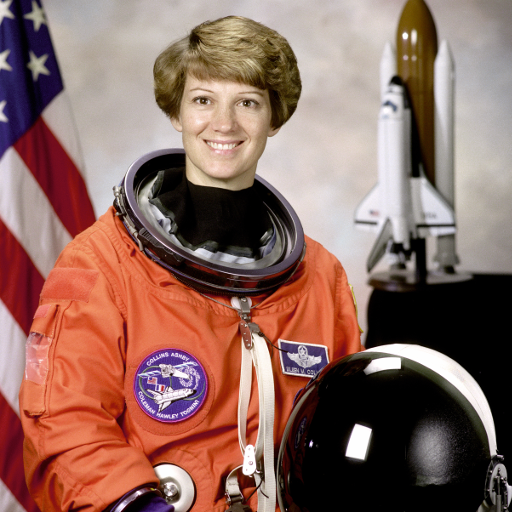
#> input picture skimage.data.astronaut(), 512 x 512 px
$ jupyter execute OperasiDasarCitra.ipynb
#> lines starting #> are read from the running program, lines starting #| are printed output that depends on the picture
[cell 1]
import matplotlib.pyplot as plt

from skimage import data
from skimage.io import imread
from skimage.color import rgb2gray
from skimage.util import invert
import numpy as np

[cell 2]
#percobaan 1
astronautImage = data.astronaut()
#> astronautImage is the input picture: shape (512, 512, 3); mean R, G, B 141.6, 105.8, 96.5
cameraImage = data.camera()
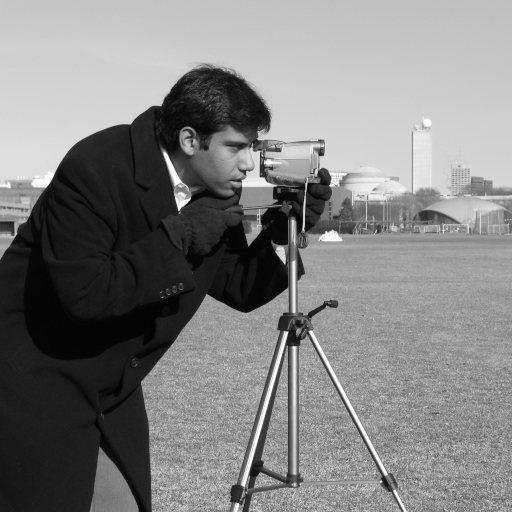
#> input picture skimage.data.camera(), 512 x 512 px
#> cameraImage is the input picture: shape (512, 512); min 0, max 255, mean 129.1

astroCropped = astronautImage.copy()
astroCropped = astroCropped[0:256,64:320]
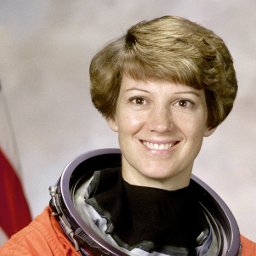
#> astroCropped: shape (256, 256, 3); mean R, G, B 153.3, 134.2, 122.3

cameraCropped = cameraImage.copy()
cameraCropped = cameraCropped[64:320,128:320]
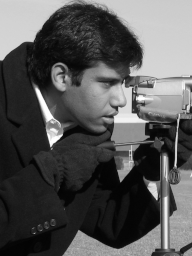
#> cameraCropped: shape (256, 192); min 2, max 255, mean 85.4

fig, axes = plt.subplots(2, 2, figsize = (12, 12))
ax = axes.ravel()

ax[0].imshow(astronautImage)
ax[0].set_title("Citra Input 1")
ax[1].imshow(cameraImage, cmap='gray')
ax[1].set_title("Citra Input 2")
ax[2].imshow(astroCropped)
ax[2].set_title("Citra Output 1")
ax[3].imshow(cameraCropped, cmap='gray')
ax[3].set_title("Citra Output 2")

fig.tight_layout
plt.show()
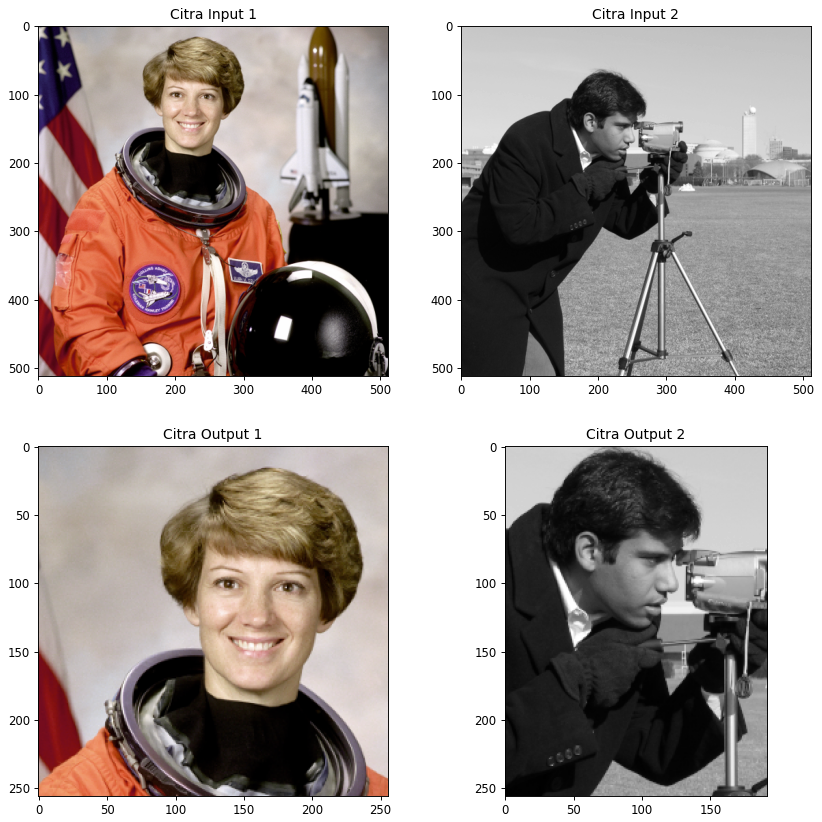
#> figure drawn by matplotlib, 4 panels

[cell 3]
import matplotlib.pyplot as plt
import cv2

from skimage import data
from skimage.io import imread
from skimage.color import rgb2gray
from skimage.util import invert
import numpy as np

[cell 4]
loadImage = imread(fname="pamungkas.jpg")
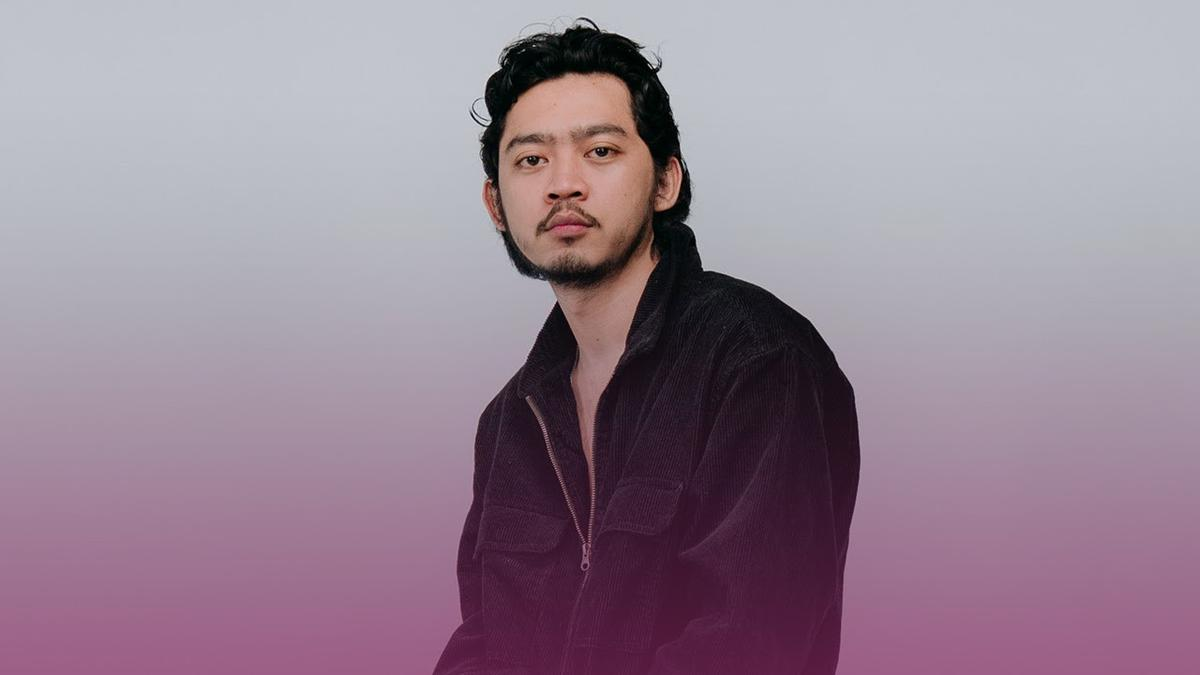
#> input picture pamungkas.jpg, 1200 x 675 px
#> loadImage is the input picture: shape (675, 1200, 3); mean R, G, B 151.4, 133.5, 149
loadImagecropped = loadImage.copy()
loadImagecropped = loadImagecropped[140:500,240:720]
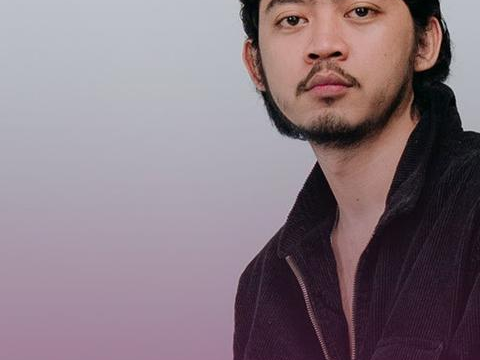
#> loadImagecropped: shape (360, 480, 3); mean R, G, B 134.5, 119.2, 127.9

fig, axes = plt.subplots(1, 2, figsize = (10, 10))
ax = axes.ravel()

ax[0].imshow(loadImage)
ax[0].set_title("Citra Input 1")
ax[1].imshow(loadImagecropped)
ax[1].set_title("Citra Output 2")

fig.tight_layout
plt.show()

[cell 5]
inv = invert(loadImagecropped)
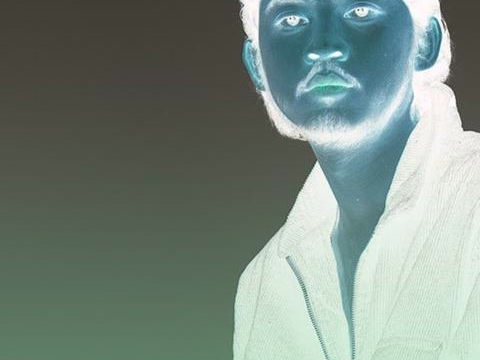
#> inv: shape (360, 480, 3); mean R, G, B 120.5, 135.8, 127.1
print('Shape Input : ', loadImagecropped.shape)
#| Shape Input :  (360, 480, 3)
print('Shape Output : ',inv.shape)
#| Shape Output :  (360, 480, 3)

fig, axes = plt.subplots(2, 2, figsize=(12, 12))
ax = axes.ravel()

ax[0].imshow(loadImagecropped)
ax[0].set_title("Citra Input")

ax[1].hist(loadImagecropped.ravel(), bins=256)
ax[1].set_title('Histogram Input')

ax[2].imshow(inv)
ax[2].set_title('Citra Output (Inverted Image)')

ax[3].hist(inv.ravel(), bins=256)
ax[3].set_title('Histogram Output')
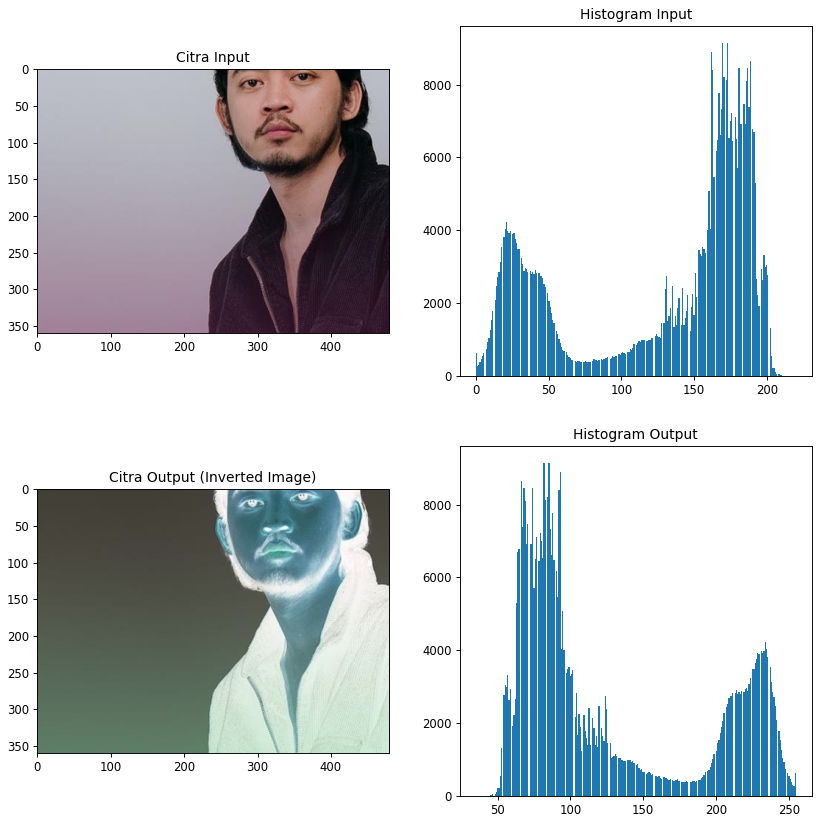
#> figure drawn by matplotlib, 4 panels; panel 2: tallest bar 9149 high, from x = 169.3 to 170.2; panel 4: tallest bar 9149 high, from x = 84.84 to 85.7

[cell 6]
imggray = rgb2gray(loadImagecropped) # mengubah citra menjadi grayscale
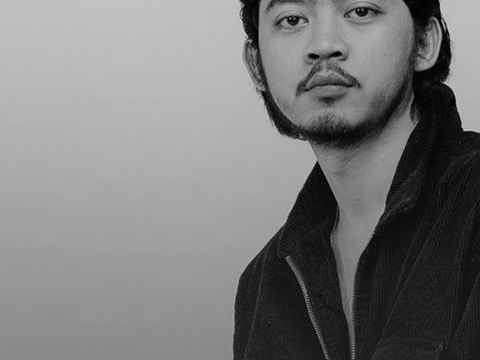
#> imggray: shape (360, 480) float64; min 0, max 0.848, mean 0.483

print('img2gray shape = ',imggray.shape) # menampilkan dimensi citra
#| img2gray shape =  (360, 480)

fig, axes = plt.subplots(1, 2, figsize=(12, 12)) # membuat subplot dengan 2 baris dan 2 kolom dengan jarak 12
ax = axes.ravel()

ax[0].imshow(loadImagecropped) # menampilkan hasil citra cropped
ax[0].set_title("img2 RGB Image")
ax[1].imshow(imggray,cmap=plt.cm.gray) # menampilkan hasil citra cropped yg sudah grayscale
ax[1].set_title("img2 Grayscale Image")

fig.tight_layout() # mengatur tata letak subplot
plt.show() # menampilkan subplot

[cell 7]
copyCamera = imggray.copy().astype(float) # menyalin citra grayscale dan mengubah type datanya

m1,n1 = imggray.shape # untuk mendapatkan dimensi citra yang disalin
#> m1 = 360; n1 = 480
output1 = np.empty([m1, n1]) # membuat array kosong

for baris in range(0, m1-1): # melakukan pengolahan pada setiap piksel citra
    for kolom in range(0, n1-1):
        a1 = baris
        b1 = kolom
        output1[a1, b1] = copyCamera[baris, kolom] + 2 #memberi brightness pada output sebesar 2

fig, axes = plt.subplots(2, 2, figsize=(12, 12)) # membuat subplot dengan 2 baris dan 2 kolom dengan jarak 12
ax = axes.ravel()

ax[0].imshow(copyCamera, cmap='gray') # menampilkan citra dalam format keabuan
ax[0].set_title("Citra Input")

ax[1].hist(copyCamera.ravel(), bins=256) # menampilkan histogram
ax[1].set_title('Histogram Input')

ax[2].imshow(output1, cmap='gray') # menampilkan citra hasil penambahan brightness
ax[2].set_title('Citra Output (Brightnes) + 2')

ax[3].hist(output1.ravel(), bins=256) # menampilkan histogramnnya
ax[3].set_title('Histogram Input')
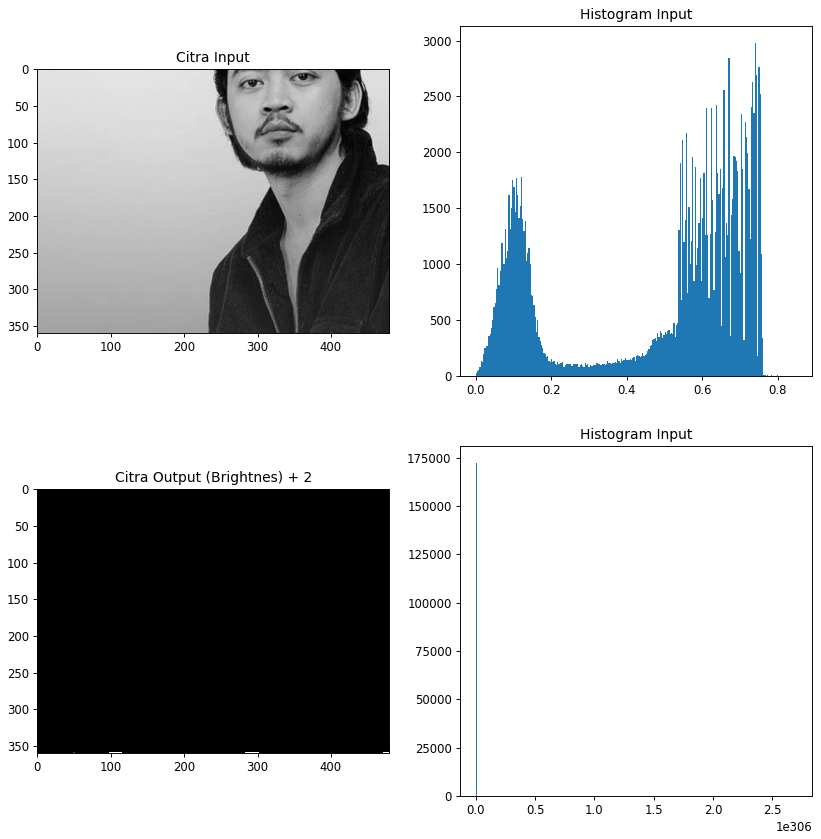
#> figure drawn by matplotlib, 4 panels; panel 2: tallest bar 2981 high, from x = 0.739 to 0.742; panel 4: tallest bar 172416 high, from x = 0 to 1.05e+304
